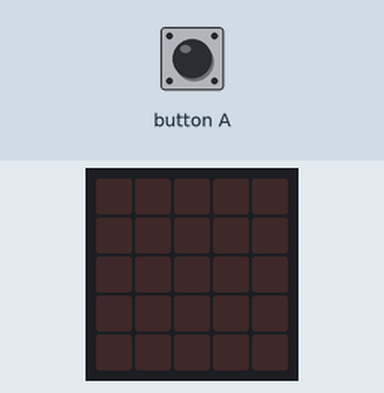
This program was run on a simulated Calliope mini (MakeCode). Shown: the board's 5×5 LED display. The inputs (shaded band) are chosen by the test bench. Random numbers come from a fixed seed.

Above: at 1.2 s.
1.3 s: button A pressed for 3.2 s
At 2.0 s:
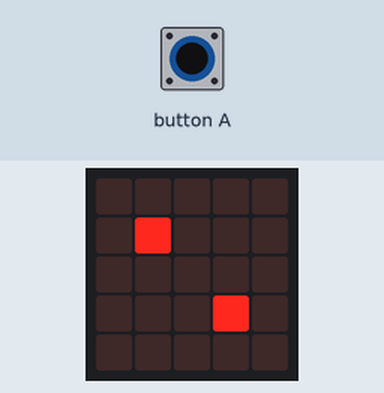
6.0 s: button A pressed for 0.15 s
At 6.7 s:
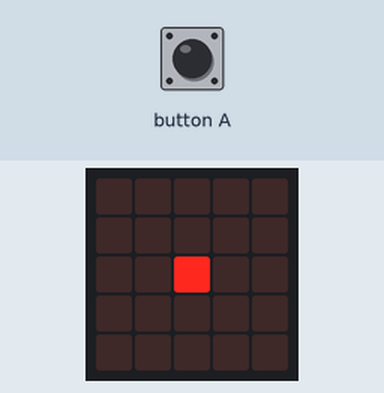
8.9 s: button A pressed for 1 s
At 10.0 s:
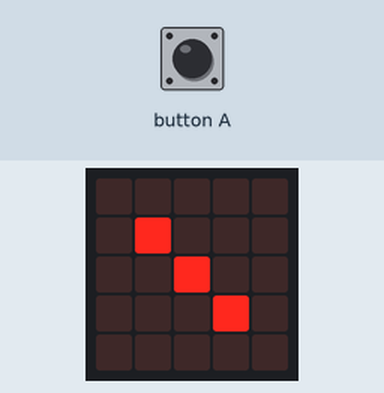
11.8 s: button A pressed for 3.2 s
At 14.7 s:
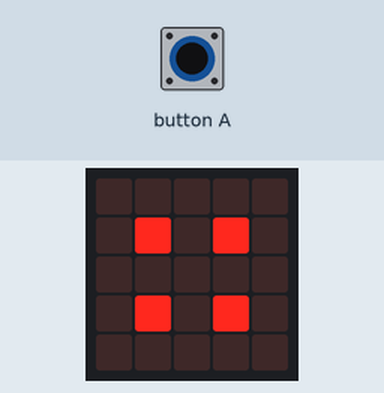
16.5 s: button A held down
19.5 s: button A released
Timing chart, 0 to 22.2 s (numbered marks = the images above; inputs shaded):
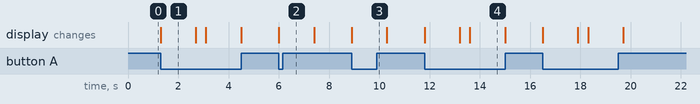

Measured:
- after the input at 1.3 s, the display: changes at once (image 1)
- after the input at 6.0 s, the display: changes at once (image 2)
- after the input at 8.9 s, the display: changes at once (image 3)
- after the input at 11.8 s, the display: first changes at once (image 4 shows a later state)
- what the display in image 1 shows lasts 1.4 s, from 1.3 s to 2.7 s

The program:

main.ts
```typescript
let augenzahl = 0
while (true) {
    if (input.buttonIsPressed(Button.A)) {
        augenzahl = randint(1, 6)
        if (augenzahl == 1) {
            basic.showLeds(`
                . . . . .
                . . . . .
                . . # . .
                . . . . .
                . . . . .
                `)
        }

        if (augenzahl == 2) {
            basic.showLeds(`
                . . . . .
                . # . . .
                . . . . .
                . . . # .
                . . . . .
                `)
        }

        if (augenzahl == 3) {
            basic.showLeds(`
                . . . . .
                . # . . .
                . . # . .
                . . . # .
                . . . . .
                `)
        }

        if (augenzahl == 4) {
            basic.showLeds(`
                . . . . .
                . # . # .
                . . . . .
                . # . # .
                . . . . .
                `)
        }

        if (augenzahl == 5) {
            basic.showLeds(`
                . . . . .
                . # . # .
                . . # . .
                . # . # .
                . . . . .
                `)
        }

        if (augenzahl == 6) {
            basic.showLeds(`
                . . . . .
                . # . # .
                . # . # .
                . # . # .
                . . . . .
                `)
        }

        basic.pause(1000)
        basic.showLeds(`
            . . . . .
            . . . . .
            . . . . .
            . . . . .
            . . . . .
            `)
    }

}
```

test.ts
```typescript
// Hier kann man Tests durchführen; diese Datei wird nicht kompiliert, wenn dieses Paket als Erweiterung verwendet wird.
```
